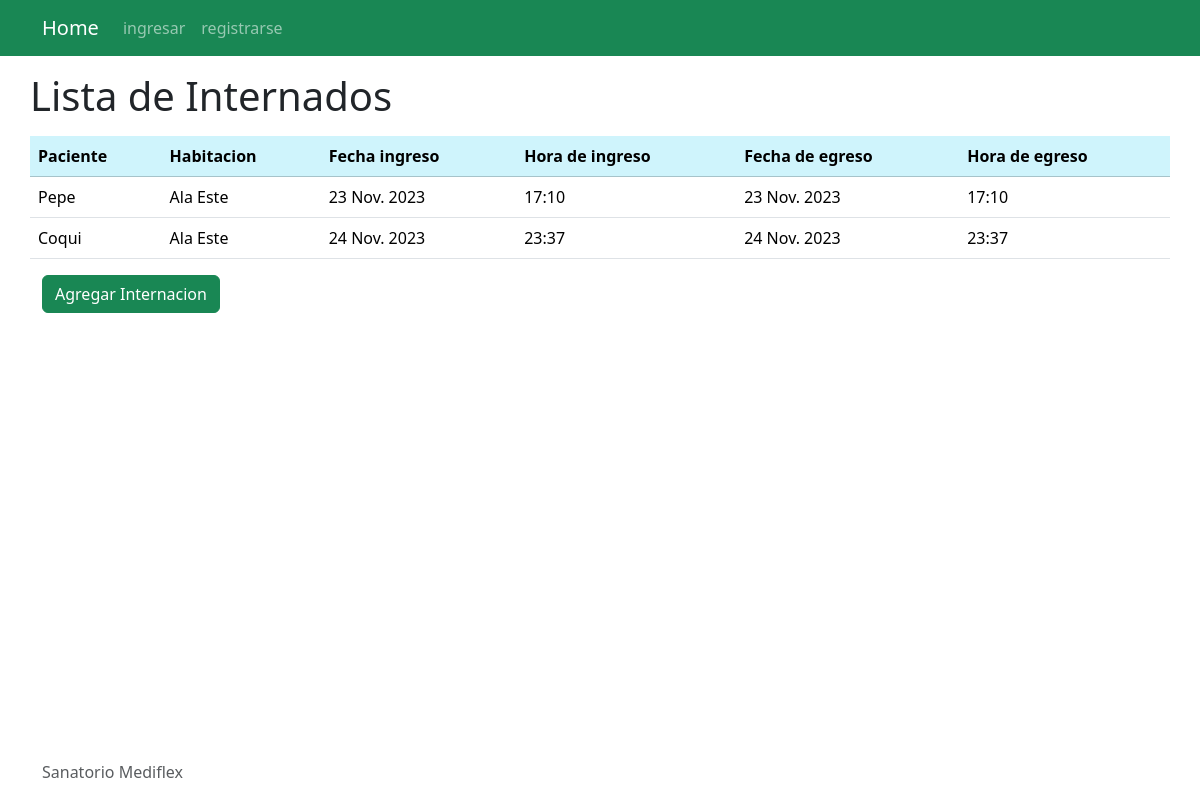
Screenshot of /gestion_internaciones/internaciones/ with the database file from the repository.
### gestion_internaciones/models.py (models this page shows, shortened)
class Internaciones(models.Model):
    paciente_inter = models.ForeignKey("Pacientes", on_delete=models.CASCADE)
    habitacion_inter = models.ForeignKey("Habitaciones", on_delete=models.CASCADE)
    fecha_ingreso = models.DateField(auto_now_add=True)
    hora_ingreso = models.TimeField(auto_now_add=True)
    fecha_egreso = models.DateField(auto_now=True)
    hora_egreso = models.TimeField(auto_now=True)

class Pacientes(models.Model):
    nombre_pac = models.CharField(max_length=30)
    apellido_pac = models.CharField(max_length=15)
    dni_pac = models.CharField(max_length=10)
    domicilio_pac = models.CharField(max_length=50)
    telefono_pac = models.CharField(max_length=12)
    estados_choices = [('1','Internado'),
    ('2', 'Alta'),
    ('3', 'Fallecido')]
    estado_pac = models.CharField(
        max_length=10,
        choices=estados_choices, default='Espera'
    )

class Habitaciones(models.Model):
    ubicacion_hab = models.CharField(max_length=50)
    camas_hab = models.IntegerField()
    camasdispo_hab = models.IntegerField()

### gestion_internaciones/views.py (the view)
# urls.py: path('internaciones/', views.listainternaciones, name='internaciones'),
def listainternaciones(request):
    internaciones = Internaciones.objects.all()
    context={
        'internaciones' : internaciones
    }
    return render(request, 'internaciones.html', context)

### gestion_internaciones/templates/internaciones.html (shortened to what this page needs)
{% extends "base.html" %}
{% block content %}
    <div class="mt-3">
        <h1 class="row justify-content-left">Lista de Internados</h1>
    </div>
    <div class="row justify-content-center mt-3">
        <table class="table">
            <tr class="table-info">
                <th>Paciente</th>
                <th>Habitacion</th>
                <th>Fecha ingreso</th>
                <th>Hora de ingreso</th>
                <th>Fecha de egreso</th>
                <th>Hora de egreso</th>
            </tr>
            {%for i in internaciones%}
            <tr>
                <td>{{i.paciente_inter.nombre_pac}}</td>
                <td>{{i.habitacion_inter.ubicacion_hab}}</td>
                <td>{{i.fecha_ingreso}}</td>
                <td>{{i.hora_ingreso}}</td>
                <td>{{i.fecha_egreso}}</td>
                <td>{{i.hora_egreso}}</td>
            </tr>
            {% endfor %}
        </table>
    </div>
    <a href="{% url 'agregarinternacion' %}">
        <button class="btn btn-success">Agregar Internacion</button>
    </a>
{% endblock %}

### rows the page displays
Internaciones: paciente_inter.nombre_pac "Pepe", habitacion_inter.ubicacion_hab "Ala Este", fecha_ingreso "23 Nov. 2023", hora_ingreso "17:10", fecha_egreso "23 Nov. 2023", hora_egreso "17:10"
Internaciones: paciente_inter.nombre_pac "Coqui", habitacion_inter.ubicacion_hab "Ala Este", fecha_ingreso "24 Nov. 2023", hora_ingreso "23:37", fecha_egreso "24 Nov. 2023", hora_egreso "23:37"
